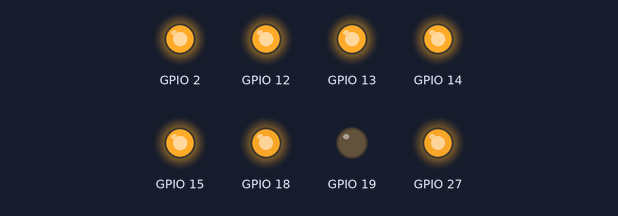
A sketch run on a simulated ESP32. Shown: output pins drawn as LEDs (lit = HIGH).

Above: at 0.05 s.
At 0.35 s:
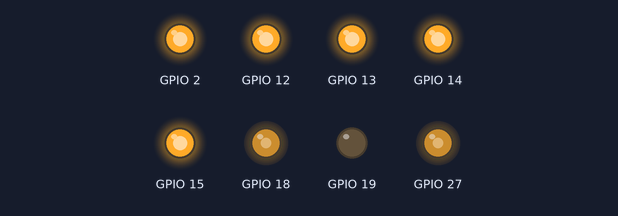
At 0.7 s:
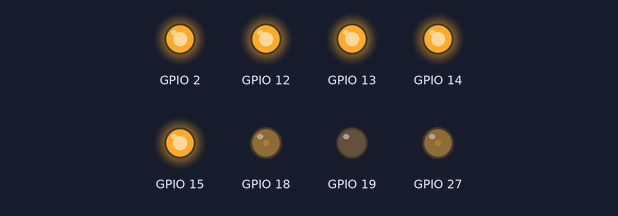
At 1.35 s:
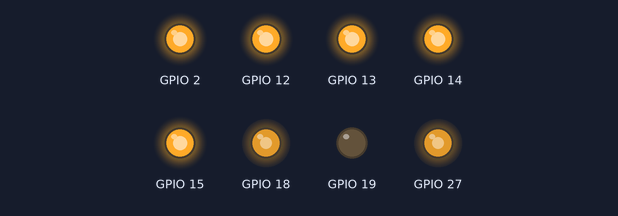
Timing chart, 0 to 4.2 s (numbered marks = the images above):
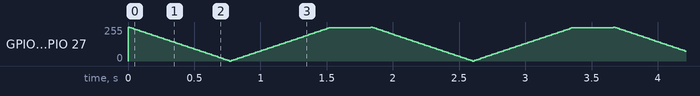

The sketch:

Ardu8_BBL_ESP32_06_Fade.ino
```cpp
void setup() {
  	board_init();
}
void loop() {
  	for (int i = 0; i < 255; i += 5){
     	analogWrite(27, (255 - i));
    	analogWrite(18, (255 - i));
    	delay(15);
  }
  	for (int i = 255; i > 0; i -= 5){
     	analogWrite(27, (255 - i));
    	analogWrite(18, (255 - i));
    	delay(15);
  }
  	delay(300);
}

void board_init() {
  	pinMode(34, INPUT);
  	pinMode(35, INPUT);
  	pinMode(25, INPUT);
  	pinMode(26, INPUT);
  	pinMode(27, OUTPUT);
  	pinMode(14, OUTPUT);
  	pinMode(12, OUTPUT);
  	pinMode(13, OUTPUT);
  	pinMode(15, OUTPUT);
  	pinMode(2, OUTPUT);
  	pinMode(18, OUTPUT);
  	pinMode(19, OUTPUT);
  	leds_off();
}

void leds_off() {
  	digitalWrite(27, HIGH);
  	digitalWrite(14, HIGH);
  	digitalWrite(12, HIGH);
  	digitalWrite(13, HIGH);
  	digitalWrite(15, HIGH);
  	digitalWrite(2, HIGH);
  	digitalWrite(18, HIGH);
}
```
